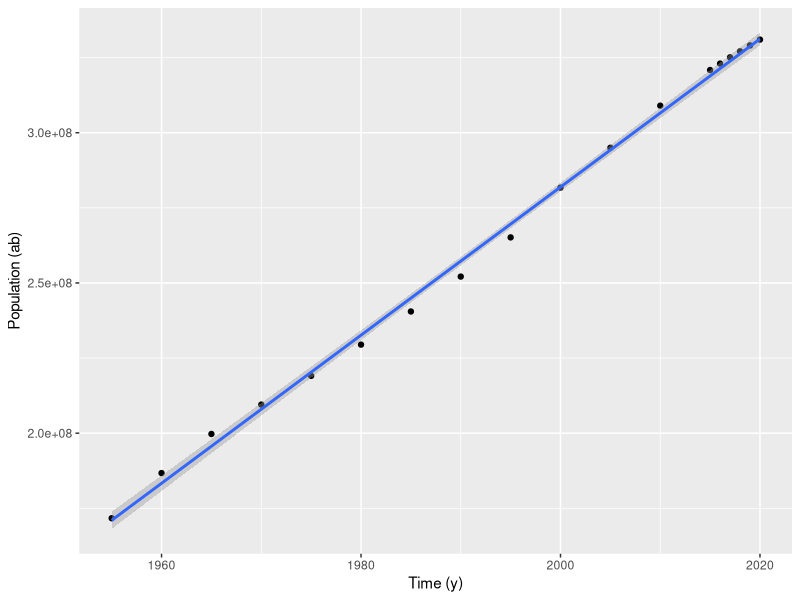
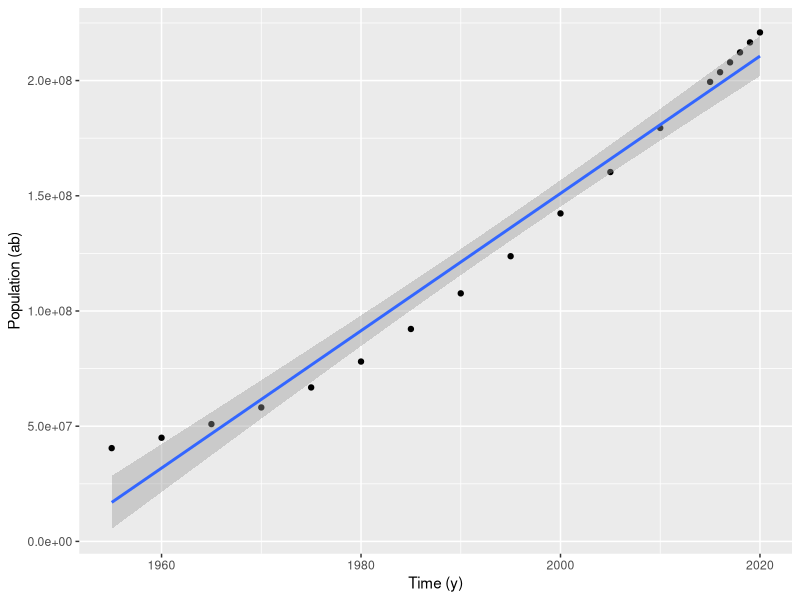
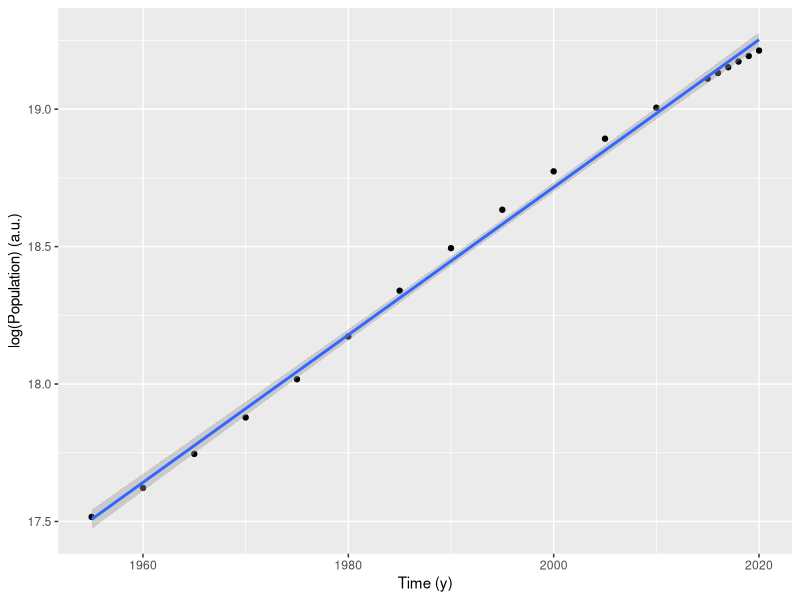
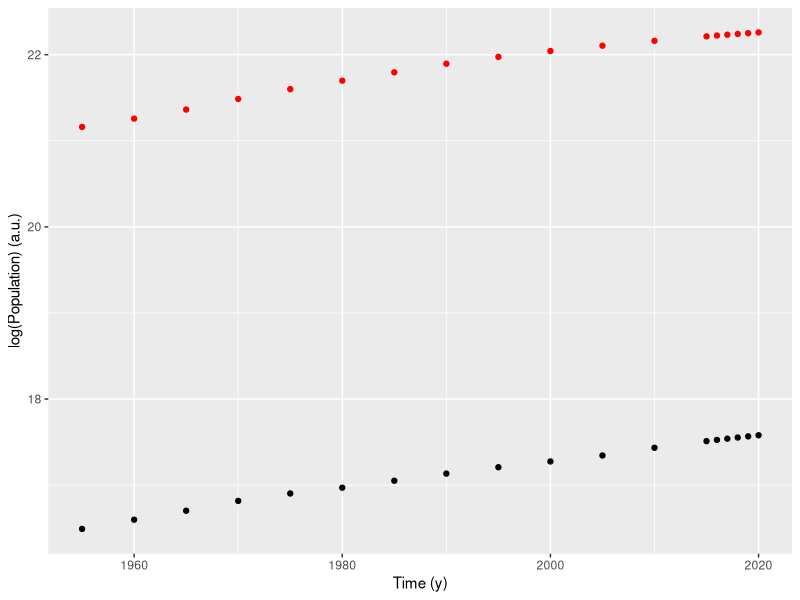
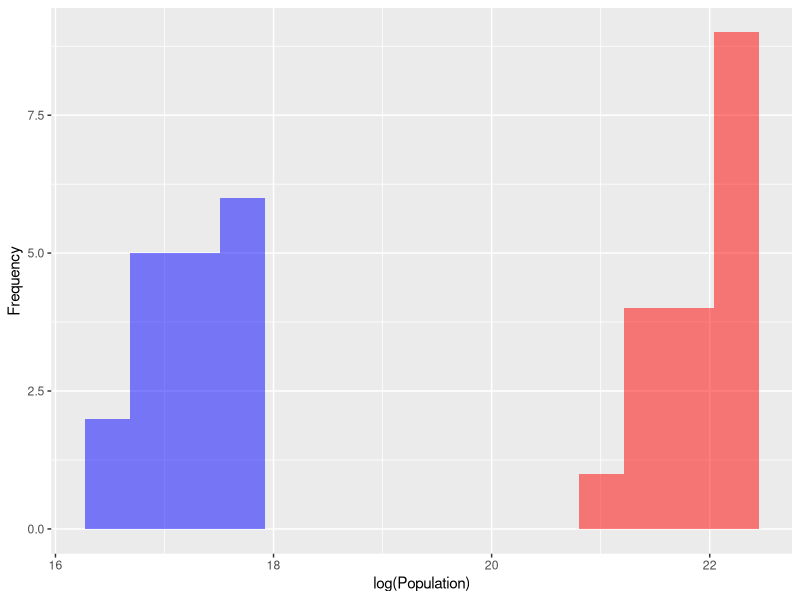
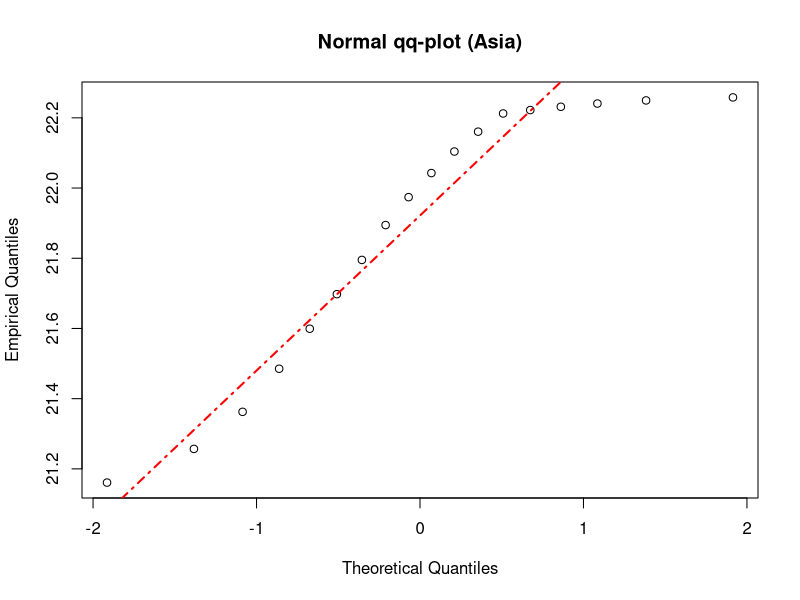
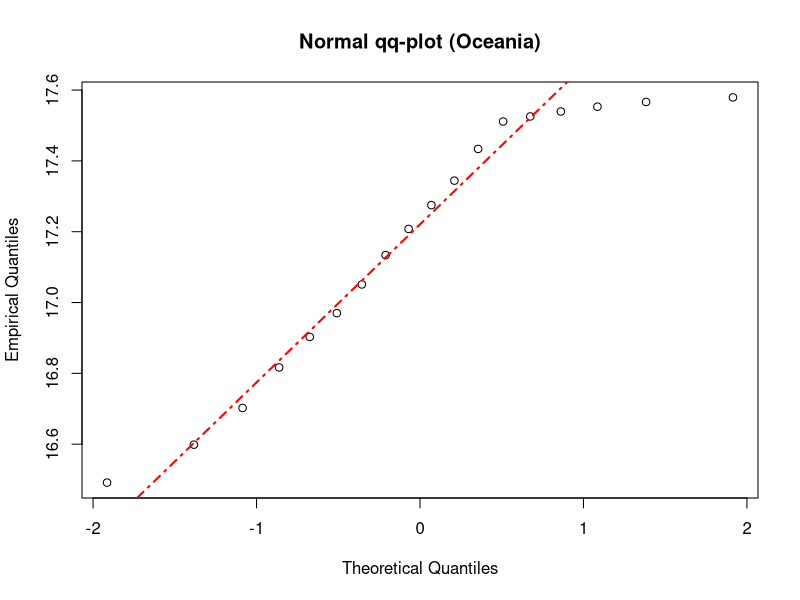
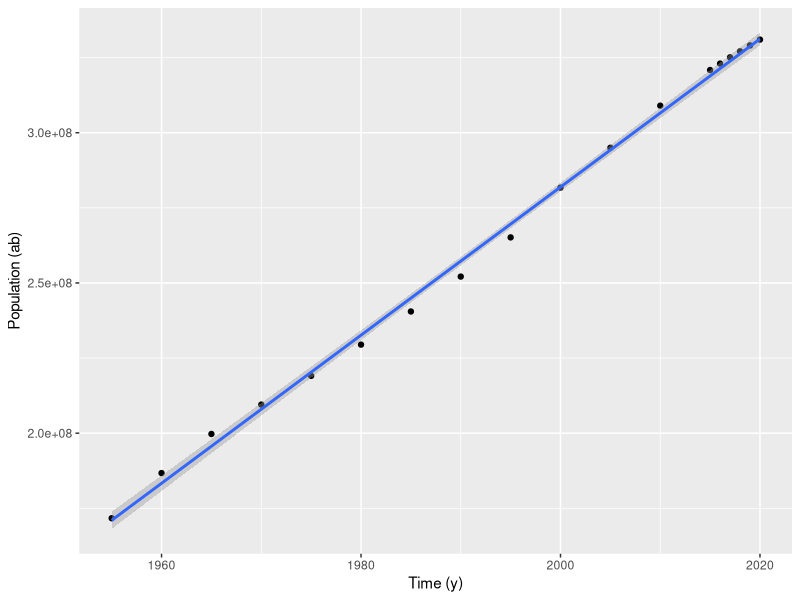

These charts were generated, in order, by the following R code:
###############################################################################
# DATAFRAME INITIALIZATION
###############################################################################

df <- read.csv("./data/population.csv")
library(ggplot2)
library(dplyr)

###############################################################################
# POPULATION GROWTH ANALISYS ==== LINEAR REGRESSION
###############################################################################

# USA ANALYSIS
usa <- df[df$Country == "United States", ]

model <- lm(Population ~ Year, data = usa)
summary(model)

# Pearson's product-moment correlation
cor.test(usa$Population, usa$Year)

ggplot(data = usa, aes(x = Year, y = Population)) +
    geom_point() + geom_smooth(method = "lm") +
    labs(x = "Time (y)", y = "Population (ab)")
ggsave("./img/usa.png")

# PAKISTAN ANALYSIS
# Pakistan has an exponential growth -> log scale to fit a linear model

pak <- df[df$Country == "Pakistan", ]
pak[, "log_Population"] <- log(pak[, "Population"] + 1)

model <- lm(log_Population ~ Year, data = pak)
summary(model)
# Pearson's product-moment correlation
cor.test(pak$Population, pak$Year)
cor.test(pak$log_Population, pak$Year)

ggplot(data = pak, aes(x = Year, y = Population)) +
    geom_point() + geom_smooth(method = "lm") +
    labs(x = "Time (y)", y = "Population (ab)")
ggsave("./img/pak.png")
ggplot(data = pak, aes(x = Year, y = log_Population)) +
    geom_point() + geom_smooth(method = "lm") +
    labs(x = "Time (y)", y = "log(Population) (a.u.)")
ggsave("./img/pak_log.png")

###############################################################################
# POPULATION GROWTH BETWEEN CONTINENTS==== HYPOTHESIS TESTING
###############################################################################

# H0: the two populations have the same mean

asia <- df[df$Continent == "Asia", ]
asia <- asia %>% group_by(Year) %>% summarise(sum = sum(Population))
asia[, "sum"] <- log(asia[, "sum"] + 1)

oceania <- df[df$Continent == "Oceania", ]
oceania <- oceania %>% group_by(Year) %>% summarise(sum = sum(Population))
oceania[, "sum"] <- log(oceania[, "sum"] + 1)

ggplot(data = oceania, aes(x = Year, y = sum)) +
    geom_point() +
    geom_point(data = asia, color = "red") +
    labs(x = "Time (y)", y = "log(Population) (a.u.)")
ggsave("./img/asia_oceania.png")

ggplot() +
    geom_histogram(aes(x = oceania$sum), fill = "blue", alpha = 0.5, bins = 15) + # nolint: line_length_linter.
    geom_histogram(aes(x = asia$sum), fill = "red", alpha = 0.5, bins = 15) +
    labs(x = "log(Population)", y = "Frequency")
ggsave("./img/asia_oceania_hist.png")

qqnorm(asia$sum, main = "Normal qq-plot (Asia)",
    ylab = "Empirical Quantiles", xlab = "Theoretical Quantiles")
qqline(asia$sum, col = "red", lty = 4, lwd = 2)

qqnorm(oceania$sum, main = "Normal qq-plot (Oceania)",
    ylab = "Empirical Quantiles", xlab = "Theoretical Quantiles")
qqline(oceania$sum, col = "red", lty = 4, lwd = 2)

t.test(asia$sum, oceania$sum)

###############################################################################
# YEARLY CHANGE ==== MULTILINEAR REGRESSION
###############################################################################

france <- df[df$Country == "France", ]

result <- lm(data = france, Yearly.Change ~ Population + Migrants.net.
    + FertilityRate + MedianAge + UrbanPopulation)
summary(result)
